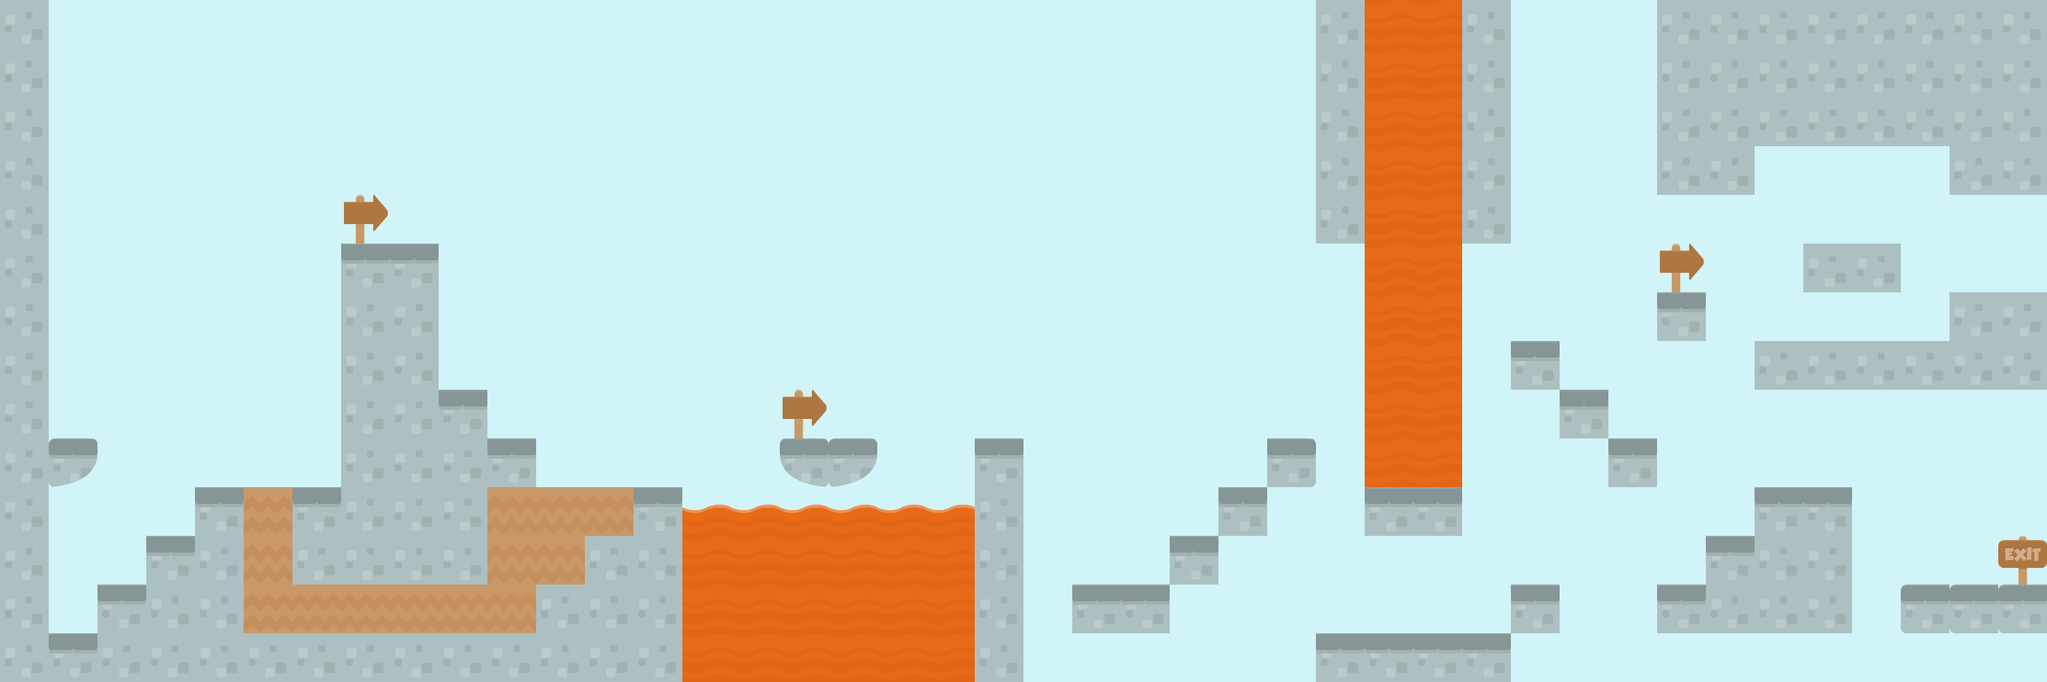

Below is a game level as drawn by its tile map, then a one-line description and the .tmx that defines it (tile-layer data replaced by summaries):
An orthogonal 42x14 tile map with 70x70 px tiles, 4 tile layers (BackgroundLayer, DecorationLayer, CollisionLayer, FruitLayer), 4 tilesets.

<map version="1.0" orientation="orthogonal" renderorder="left-up" width="42" height="14" tilewidth="70" tileheight="70" nextobjectid="19">
 <tileset firstgid="1" name="tiles_spritesheet" tilewidth="70" tileheight="70" spacing="2">
  <image source="../CutePack/Base pack/Tiles/tiles_spritesheet.png" trans="ff00ff" width="914" height="936" />
  <tile id="44">
   <properties>
    <property name="suelo" value="true" />
   </properties>
  </tile>
  <tile id="56">
   <properties>
    <property name="suelo" value="true" />
   </properties>
  </tile>
  <tile id="68">
   <properties>
    <property name="suelo" value="true" />
   </properties>
  </tile>
  <tile id="80">
   <properties>
    <property name="suelo" value="true" />
   </properties>
  </tile>
  <tile id="91">
   <properties>
    <property name="suelo" value="true" />
   </properties>
  </tile>
  <tile id="97">
   <properties>
    <property name="fruitType" value="apple" />
   </properties>
  </tile>
  <tile id="103">
   <properties>
    <property name="suelo" value="true" />
   </properties>
  </tile>
  <tile id="115">
   <properties>
    <property name="suelo" value="true" />
   </properties>
  </tile>
  <tile id="132">
   <properties>
    <property name="desplazable" value="true" />
    <property name="suelo" value="true" />
   </properties>
  </tile>
 </tileset>
 <tileset firstgid="157" name="fondo" tilewidth="70" tileheight="70" spacing="2">
  <image source="../CutePack/Base pack/bg.png" trans="ff00ff" width="256" height="256" />
 </tileset>
 <tileset firstgid="166" name="transparent" tilewidth="70" tileheight="70">
  <image source="../CutePack/transparent.png" width="70" height="70" />
  <tile id="0">
   <properties>
    <property name="tileType" value="air" />
   </properties>
  </tile>
 </tileset>
 <tileset firstgid="167" name="Frutas-01" tilewidth="70" tileheight="70">
  <image source="../CutePack/Frutas/Frutas-01.png" width="140" height="140" />
  <tile id="0">
   <properties>
    <property name="tileType" value="manzana" />
   </properties>
  </tile>
  <tile id="1">
   <properties>
    <property name="tileType" value="uva" />
   </properties>
  </tile>
  <tile id="2">
   <properties>
    <property name="tileType" value="sandia" />
   </properties>
  </tile>
  <tile id="3">
   <properties>
    <property name="tileType" value="pera" />
   </properties>
  </tile>
 </tileset>
 <layer name="BackgroundLayer" width="42" height="14">
  <data>[588 cells, 588 non-empty, 1 distinct tile ids]</data>
 </layer>
 <layer name="DecorationLayer" width="42" height="14">
  <data>[588 cells, 47 non-empty, 6 distinct tile ids]</data>
 </layer>
 <layer name="CollisionLayer" width="42" height="14">
  <data>[588 cells, 587 non-empty, 8 distinct tile ids]</data>
 </layer>
 <layer name="FruitLayer" width="42" height="14">
  <data>[588 cells, 19 non-empty, 4 distinct tile ids]</data>
 </layer>
</map>
